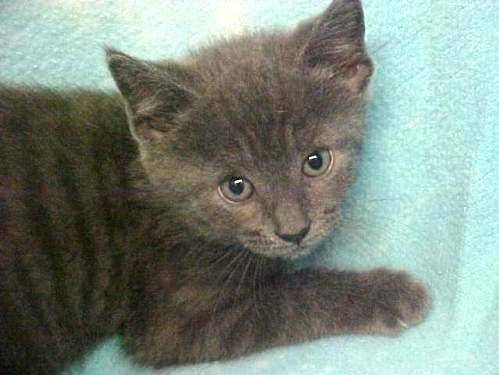
#> input picture 8_final_proj/Mysterious_Eggs/dataset/cat_and_dog_dataset/data/cat and dog/cats/cat.2416.jpg, 499 x 375 px; its folder holds only this picture in this run
$ python test_data_loading.py
#> lines starting #> are read from the running program, lines starting #| are printed output that depends on the picture
#!/usr/bin/env python3
"""
Test data loading for cat and dog segmentation
"""

import os
import glob
import cv2
import numpy as np
import matplotlib.pyplot as plt

# Dataset paths
DATASET_BASE = 'dataset/cat_and_dog_dataset'
CATS_DIR = os.path.join(DATASET_BASE, 'cats')
DOGS_DIR = os.path.join(DATASET_BASE, 'dogs')
ENCODED_MASKS_DIR = os.path.join(DATASET_BASE, 'encoded_masks')

def collect_image_mask_pairs():
    """
    Collect image and mask file pairs from the dataset
    """
    image_paths = []
    mask_paths = []

    # Get all JPG images from cats directory and subdirectories
    cat_images = glob.glob(os.path.join(CATS_DIR, '*.jpg'))
    cat_images.extend(glob.glob(os.path.join(CATS_DIR, 'cat', '*.jpg')))

    # Get all JPG images from dogs directory and subdirectories
    dog_images = glob.glob(os.path.join(DOGS_DIR, '*.jpg'))
    dog_images.extend(glob.glob(os.path.join(DOGS_DIR, 'dog', '*.jpg')))

    all_images = cat_images + dog_images

    print(f"Found {len(cat_images)} cat images")
    print(f"Found {len(dog_images)} dog images")
    print(f"Total images: {len(all_images)}")

    # Match images with their corresponding encoded masks
    for img_path in all_images:
        img_name = os.path.basename(img_path)
        base_name = os.path.splitext(img_name)[0]

        # Look for corresponding mask
        mask_name = base_name + '.png'
        mask_path = os.path.join(ENCODED_MASKS_DIR, mask_name)

        if os.path.exists(mask_path):
            image_paths.append(img_path)
            mask_paths.append(mask_path)

    print(f"Found {len(image_paths)} image-mask pairs")
    return image_paths, mask_paths

def visualize_sample_pairs(image_paths, mask_paths, num_samples=3):
    """
    Visualize some sample image-mask pairs
    """
    fig, axes = plt.subplots(num_samples, 3, figsize=(15, num_samples * 5))

    for i in range(min(num_samples, len(image_paths))):
        # Load image
        img = cv2.imread(image_paths[i])
        img = cv2.cvtColor(img, cv2.COLOR_BGR2RGB)

        # Load mask
        mask = cv2.imread(mask_paths[i], cv2.IMREAD_GRAYSCALE)

        # Display original image
        axes[i, 0].imshow(img)
        axes[i, 0].set_title(f'Original Image\n{os.path.basename(image_paths[i])}')
        axes[i, 0].axis('off')

        # Display mask
        axes[i, 1].imshow(mask, cmap='viridis')
        axes[i, 1].set_title(f'Encoded Mask\nValues: {np.unique(mask)}')
        axes[i, 1].axis('off')

        # Display overlay
        mask_colored = np.zeros_like(img)
        mask_colored[:, :, 0] = mask * 255  # Red channel for mask
        overlay = cv2.addWeighted(img, 0.7, mask_colored, 0.3, 0)
        axes[i, 2].imshow(overlay)
        axes[i, 2].set_title('Overlay')
        axes[i, 2].axis('off')

    plt.tight_layout()
    plt.savefig('data_samples.png', dpi=150, bbox_inches='tight')
    plt.show()

def main():
    """
    Main function to test data loading
    """
    print("=== Testing Data Loading ===")

    # Check if directories exist
    print(f"Cats directory exists: {os.path.exists(CATS_DIR)}")
    print(f"Dogs directory exists: {os.path.exists(DOGS_DIR)}")
    print(f"Encoded masks directory exists: {os.path.exists(ENCODED_MASKS_DIR)}")

    # Collect data
    image_paths, mask_paths = collect_image_mask_pairs()

    if len(image_paths) == 0:
        print("No image-mask pairs found! Check your dataset structure.")
        return

    # Show some examples
    print(f"\nExample pairs:")
    for i in range(min(5, len(image_paths))):
        print(f"Image: {image_paths[i]}")
        print(f"Mask:  {mask_paths[i]}")
        print()

    # Test loading and visualizing
    print("Creating visualizations...")
    visualize_sample_pairs(image_paths, mask_paths, 3)
#> in visualize_sample_pairs, img is the input picture: shape (375, 499, 3); mean B, G, R 125.9, 135.9, 124.1
#> in visualize_sample_pairs, `mask = cv2.imread(mask_paths[i], cv2.IMREAD_GRAYSCALE)`:
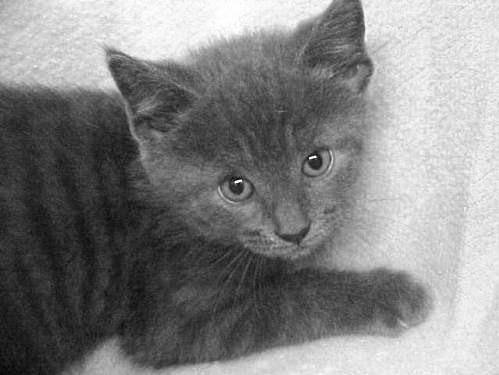
#> mask: shape (375, 499); min 5, max 255, mean 131.2
#> in visualize_sample_pairs, `mask_colored[:, :, 0] = mask * 255`:
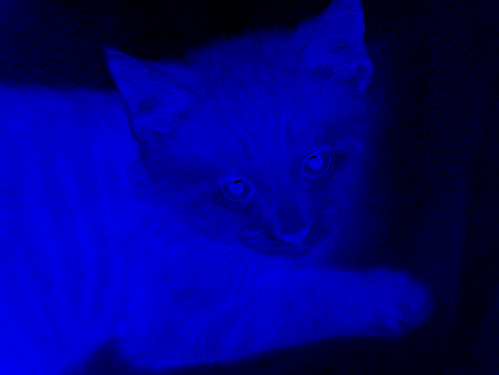
#> mask_colored: shape (375, 499, 3); mean of channels 0, 1, 2 124.8, 0, 0; drawn as B, G, R
#> in visualize_sample_pairs, `overlay = cv2.addWeighted(img, 0.7, mask_colored, 0.3, 0)`:
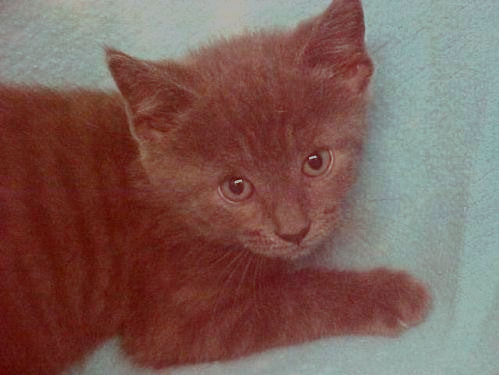
#> overlay: shape (375, 499, 3); mean R, G, B 124.3, 95.1, 88.1
#> in visualize_sample_pairs, `plt.savefig('data_samples.png', dpi=150, bbox_inches='tight')`:
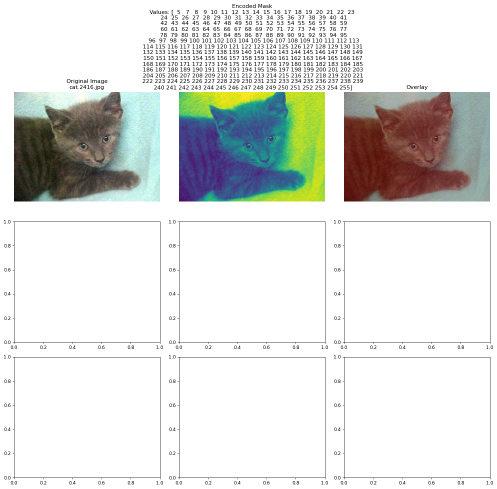
#> figure drawn by matplotlib, 3 panels

    print("Data loading test completed!")

if __name__ == "__main__":
    main()

$ run again, on 8_final_proj/Mysterious_Eggs/dataset/cat_and_dog_dataset/data/cat and dog/cats/cat.2421.jpg
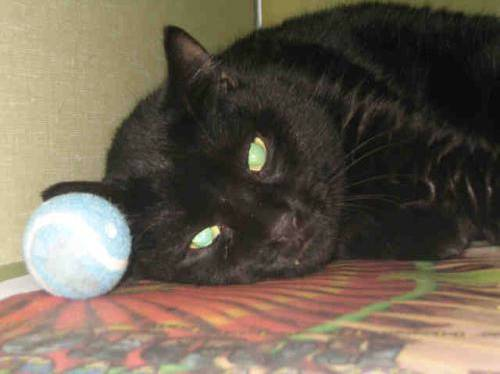
#> input picture 8_final_proj/Mysterious_Eggs/dataset/cat_and_dog_dataset/data/cat and dog/cats/cat.2421.jpg, 500 x 374 px
#> in visualize_sample_pairs, img is the input picture: shape (374, 500, 3); mean B, G, R 82.3, 97.1, 108.2
#> in visualize_sample_pairs, `overlay = cv2.addWeighted(img, 0.7, mask_colored, 0.3, 0)`:
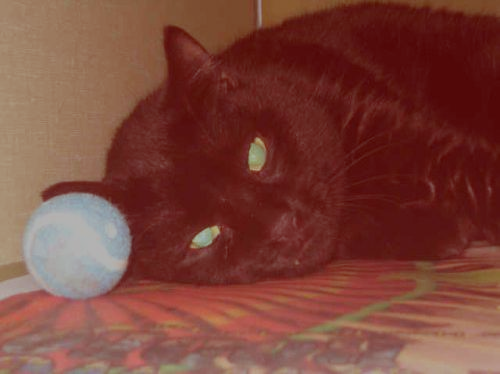
#> overlay: shape (374, 500, 3); mean R, G, B 123, 68, 57.6
#> in visualize_sample_pairs, `plt.savefig('data_samples.png', dpi=150, bbox_inches='tight')`:
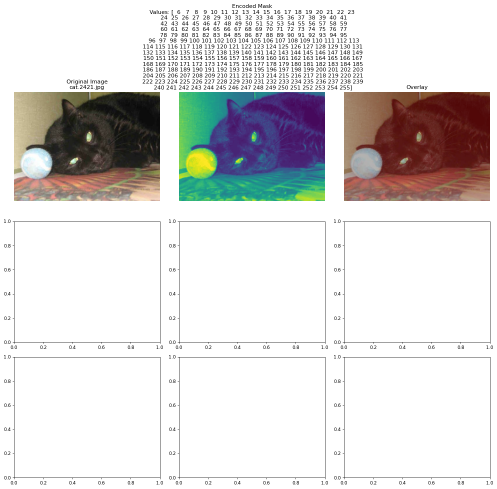
#> figure drawn by matplotlib, 3 panels

$ run again, on 8_final_proj/Mysterious_Eggs/dataset/cat_and_dog_dataset/data/cat and dog/cats/cat.2424.jpg
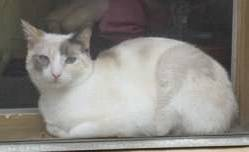
#> input picture 8_final_proj/Mysterious_Eggs/dataset/cat_and_dog_dataset/data/cat and dog/cats/cat.2424.jpg, 249 x 152 px
#> in visualize_sample_pairs, img is the input picture: shape (152, 249, 3); mean B, G, R 127, 132, 135.2
#> in visualize_sample_pairs, `overlay = cv2.addWeighted(img, 0.7, mask_colored, 0.3, 0)`:
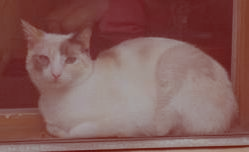
#> overlay: shape (152, 249, 3); mean R, G, B 131.7, 92.4, 88.9
#> in visualize_sample_pairs, `plt.savefig('data_samples.png', dpi=150, bbox_inches='tight')`:
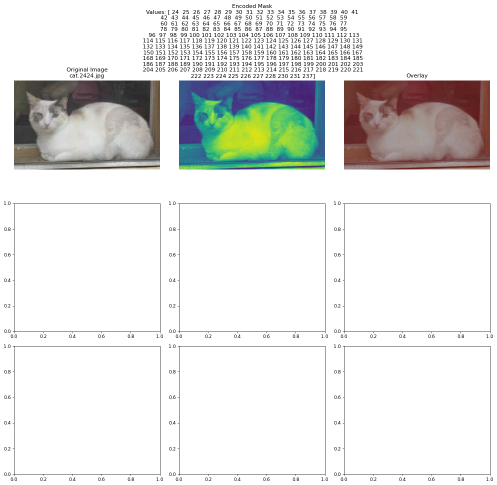
#> figure drawn by matplotlib, 3 panels

$ run again, on 8_final_proj/Mysterious_Eggs/dataset/cat_and_dog_dataset/data/cat and dog/cats/cat.2427.jpg
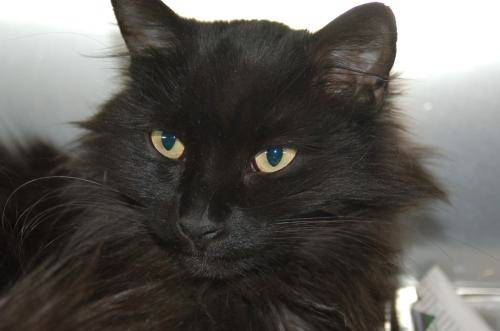
#> input picture 8_final_proj/Mysterious_Eggs/dataset/cat_and_dog_dataset/data/cat and dog/cats/cat.2427.jpg, 500 x 331 px
#> in visualize_sample_pairs, img is the input picture: shape (331, 500, 3); mean B, G, R 86.7, 90.7, 93.4
#> in visualize_sample_pairs, `overlay = cv2.addWeighted(img, 0.7, mask_colored, 0.3, 0)`:
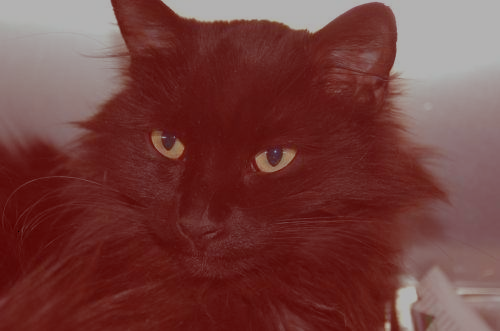
#> overlay: shape (331, 500, 3); mean R, G, B 114.9, 63.4, 60.6
#> in visualize_sample_pairs, `plt.savefig('data_samples.png', dpi=150, bbox_inches='tight')`:
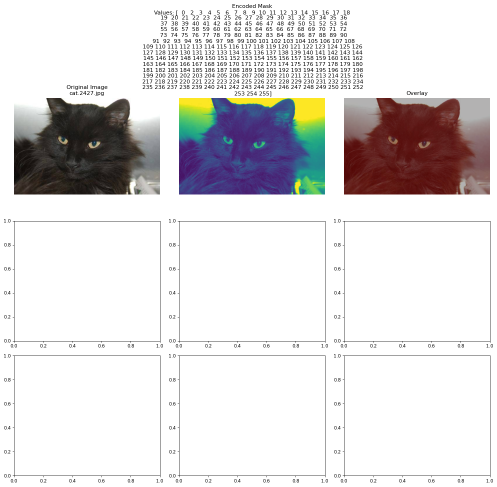
#> figure drawn by matplotlib, 3 panels

$ run again, on 8_final_proj/Mysterious_Eggs/dataset/cat_and_dog_dataset/data/cat and dog/cats/cat.2417.jpg
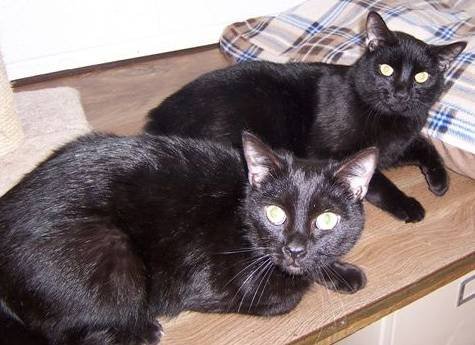
#> input picture 8_final_proj/Mysterious_Eggs/dataset/cat_and_dog_dataset/data/cat and dog/cats/cat.2417.jpg, 475 x 345 px
#> in visualize_sample_pairs, img is the input picture: shape (345, 475, 3); mean B, G, R 113.3, 113.3, 127.2
#> in visualize_sample_pairs, `plt.savefig('data_samples.png', dpi=150, bbox_inches='tight')`:
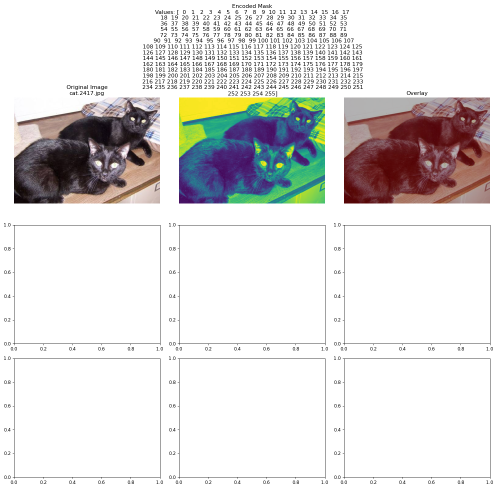
#> figure drawn by matplotlib, 3 panels
